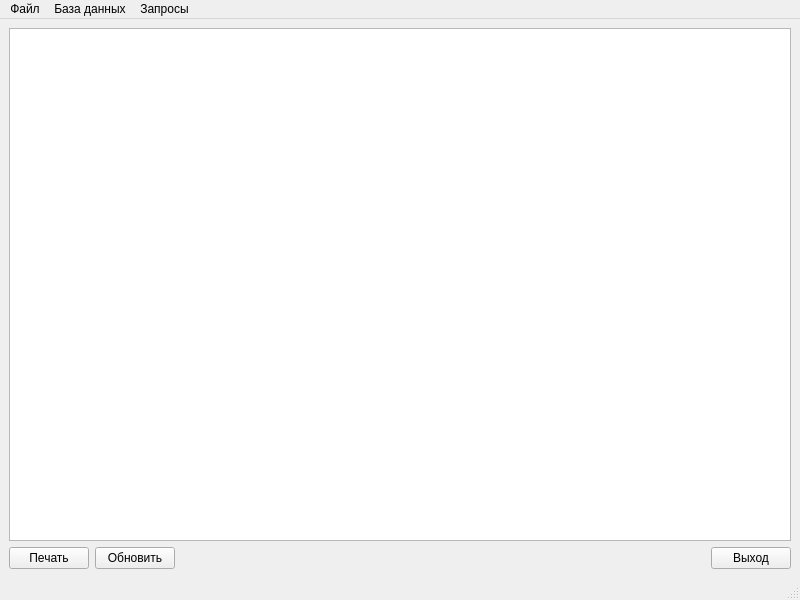
<?xml version="1.0" encoding="UTF-8"?>
<ui version="4.0">
 <class>MainWindow</class>
 <widget class="QMainWindow" name="MainWindow">
  <property name="geometry">
   <rect>
    <x>0</x>
    <y>0</y>
    <width>800</width>
    <height>600</height>
   </rect>
  </property>
  <property name="windowTitle">
   <string>Дилер (База данных) 1.0</string>
  </property>
  <widget class="QWidget" name="centralwidget">
   <layout class="QGridLayout" name="gridLayout">
    <item row="0" column="0" colspan="4">
     <widget class="QTableView" name="tableView"/>
    </item>
    <item row="1" column="0">
     <widget class="QPushButton" name="pushButtonPrint">
      <property name="text">
       <string>Печать</string>
      </property>
     </widget>
    </item>
    <item row="1" column="1">
     <widget class="QPushButton" name="pushButtonUpdate">
      <property name="text">
       <string>Обновить</string>
      </property>
     </widget>
    </item>
    <item row="1" column="2">
     <spacer name="horizontalSpacer">
      <property name="orientation">
       <enum>Qt::Horizontal</enum>
      </property>
      <property name="sizeHint" stdset="0">
       <size>
        <width>521</width>
        <height>20</height>
       </size>
      </property>
     </spacer>
    </item>
    <item row="1" column="3">
     <widget class="QPushButton" name="pushButtonQuit">
      <property name="text">
       <string>Выход</string>
      </property>
     </widget>
    </item>
   </layout>
  </widget>
  <widget class="QMenuBar" name="menubar">
   <property name="geometry">
    <rect>
     <x>0</x>
     <y>0</y>
     <width>800</width>
     <height>20</height>
    </rect>
   </property>
   <widget class="QMenu" name="menu">
    <property name="title">
     <string>Файл</string>
    </property>
    <addaction name="actionOpenDB"/>
    <addaction name="actionCreateDB"/>
    <addaction name="separator"/>
    <addaction name="actionQuit"/>
   </widget>
   <widget class="QMenu" name="menuDB">
    <property name="title">
     <string>База данных</string>
    </property>
    <widget class="QMenu" name="menuSale">
     <property name="title">
      <string>Информация о продажах</string>
     </property>
     <addaction name="actionContractsSale"/>
     <addaction name="actionChecks"/>
     <addaction name="actionProductsSale"/>
    </widget>
    <widget class="QMenu" name="menuSupply">
     <property name="title">
      <string>Информация о поставках</string>
     </property>
     <addaction name="actionContractsSupply"/>
     <addaction name="actionPayments"/>
     <addaction name="actionProductsSupply"/>
    </widget>
    <addaction name="actionVendors"/>
    <addaction name="actionClients"/>
    <addaction name="separator"/>
    <addaction name="actionProductTypes"/>
    <addaction name="actionProducts"/>
    <addaction name="separator"/>
    <addaction name="menuSale"/>
    <addaction name="menuSupply"/>
   </widget>
   <widget class="QMenu" name="menuQuery">
    <property name="title">
     <string>Запросы</string>
    </property>
    <addaction name="actionQueryProducts"/>
    <addaction name="actionQueryClients"/>
    <addaction name="actionQueryPotentialClients"/>
    <addaction name="actionQuerySaleSupplyDone"/>
    <addaction name="actionQueryAllProducts"/>
    <addaction name="actionQueryPaid"/>
    <addaction name="actionQueryUnpaid"/>
    <addaction name="actionQuerySaleSupplyWait"/>
    <addaction name="actionQueryContracts"/>
   </widget>
   <addaction name="menu"/>
   <addaction name="menuDB"/>
   <addaction name="menuQuery"/>
  </widget>
  <widget class="QStatusBar" name="statusbar"/>
  <action name="actionOpenDB">
   <property name="text">
    <string>Открыть базу данных</string>
   </property>
  </action>
  <action name="actionCreateDB">
   <property name="text">
    <string>Создать базу данных</string>
   </property>
  </action>
  <action name="actionQuit">
   <property name="text">
    <string>Выход</string>
   </property>
  </action>
  <action name="actionVendors">
   <property name="text">
    <string>Производители</string>
   </property>
  </action>
  <action name="actionClients">
   <property name="text">
    <string>Клиенты</string>
   </property>
   <property name="toolTip">
    <string>Клиенты</string>
   </property>
  </action>
  <action name="actionProductTypes">
   <property name="text">
    <string>Типы товаров</string>
   </property>
  </action>
  <action name="actionProducts">
   <property name="text">
    <string>Товары</string>
   </property>
  </action>
  <action name="actionContractsSale">
   <property name="text">
    <string>Договоры продаж</string>
   </property>
  </action>
  <action name="actionContractsSupply">
   <property name="text">
    <string>Договоры поставок</string>
   </property>
  </action>
  <action name="actionChecks">
   <property name="text">
    <string>Счета продаж</string>
   </property>
  </action>
  <action name="actionPayments">
   <property name="text">
    <string>Платёжные поручения поставок</string>
   </property>
  </action>
  <action name="actionProductsSale">
   <property name="text">
    <string>Продажи товаров</string>
   </property>
  </action>
  <action name="actionProductsSupply">
   <property name="text">
    <string>Поставки товаров</string>
   </property>
  </action>
  <action name="actionQueryAllProducts">
   <property name="text">
    <string>Товары на складе</string>
   </property>
  </action>
  <action name="actionQueryProducts">
   <property name="text">
    <string>Номенклатура продукции</string>
   </property>
  </action>
  <action name="actionQueryClients">
   <property name="text">
    <string>Список клиентов по типу товаров</string>
   </property>
  </action>
  <action name="actionQueryPotentialClients">
   <property name="text">
    <string>Список потенциальных клиентов</string>
   </property>
  </action>
  <action name="actionQuerySaleSupplyDone">
   <property name="text">
    <string>Поставленные и проданные товары</string>
   </property>
  </action>
  <action name="actionQueryPaid">
   <property name="text">
    <string>Оплаченные счета</string>
   </property>
  </action>
  <action name="actionQueryUnpaid">
   <property name="text">
    <string>Неоплаченные счета</string>
   </property>
  </action>
  <action name="actionQuerySaleSupplyWait">
   <property name="text">
    <string>Заказанные товары</string>
   </property>
  </action>
  <action name="actionQueryContracts">
   <property name="text">
    <string>Договоры</string>
   </property>
  </action>
 </widget>
 <resources/>
 <connections>
  <connection>
   <sender>actionQuit</sender>
   <signal>triggered()</signal>
   <receiver>MainWindow</receiver>
   <slot>close()</slot>
   <hints>
    <hint type="sourcelabel">
     <x>-1</x>
     <y>-1</y>
    </hint>
    <hint type="destinationlabel">
     <x>399</x>
     <y>299</y>
    </hint>
   </hints>
  </connection>
  <connection>
   <sender>pushButtonQuit</sender>
   <signal>clicked()</signal>
   <receiver>MainWindow</receiver>
   <slot>close()</slot>
   <hints>
    <hint type="sourcelabel">
     <x>750</x>
     <y>557</y>
    </hint>
    <hint type="destinationlabel">
     <x>399</x>
     <y>299</y>
    </hint>
   </hints>
  </connection>
 </connections>
</ui>
